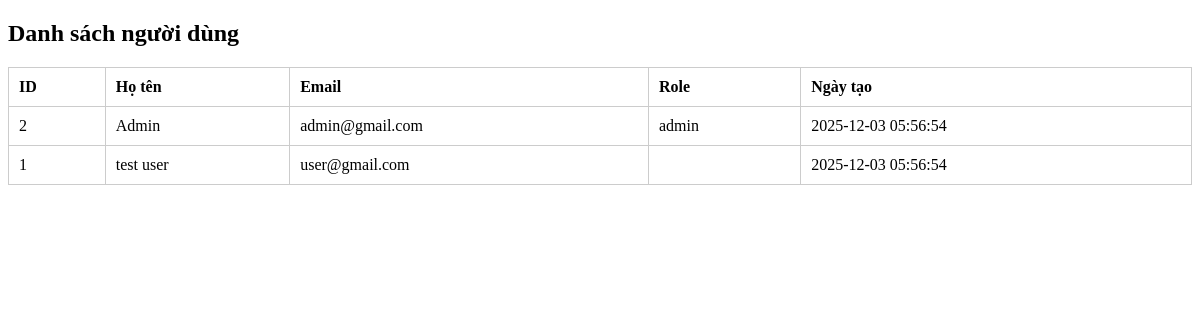
The page /admin/users.php on the database as committed earlier.
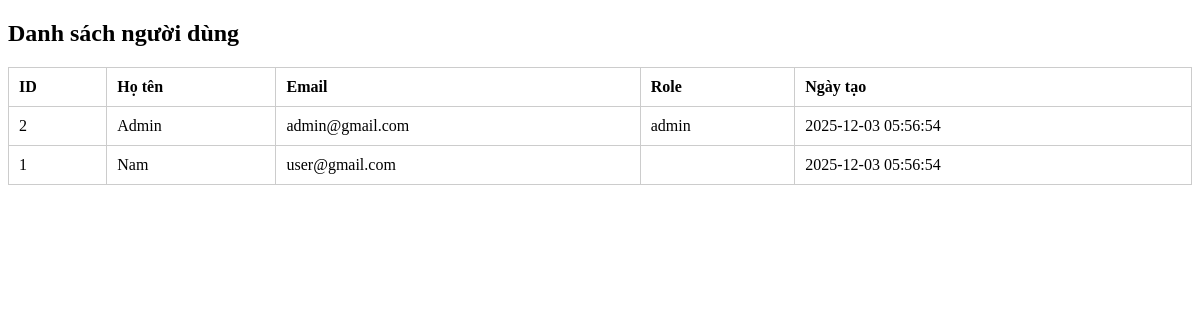
The same page on the database as committed later.
### tables this page shows
CREATE TABLE `users` (
  `id` int(11) NOT NULL,
  `fullname` varchar(255) DEFAULT NULL,
  `gender` enum('Nam','Nữ','Khác') DEFAULT NULL,
  `birthday` date DEFAULT NULL,
  `email` varchar(255) DEFAULT NULL,
  `password` varchar(255) DEFAULT NULL,
  `role` enum('customer','admin') DEFAULT 'customer',
  `created_at` timestamp NOT NULL DEFAULT current_timestamp(),
  `phone` varchar(20) DEFAULT NULL,
  `address` varchar(255) DEFAULT NULL,
  `province_id` int(11) DEFAULT NULL,
  `district_id` int(11) DEFAULT NULL,
  `ward_id` int(11) DEFAULT NULL,
  `street` varchar(255) DEFAULT NULL
);

### admin/users.php (the view, shortened to what this page needs)
<?php
include "../db.php";
$users = $conn->query("SELECT * FROM users ORDER BY id DESC");
?>
<!DOCTYPE html>
<html>
<head>
</head>
<body>
<h2>Danh sách người dùng</h2>
<table>
    <tr>
        <th>ID</th>
        <th>Họ tên</th>
        <th>Email</th>
        <th>Role</th>
        <th>Ngày tạo</th>
    </tr>
<?php while($u = $users->fetch_assoc()): ?>
    <tr>
        <td><?= $u["id"] ?></td>
        <td><?= $u["fullname"] ?></td>
        <td><?= $u["email"] ?></td>
        <td><?= $u["role"] ?></td>
        <td><?= $u["created_at"] ?></td>
    </tr>
<?php endwhile; ?>
</table>
</body>
</html>

Rows that differ between the two databases and show on the page:
changed users "user@gmail.com": fullname "test user" → "Nam"
